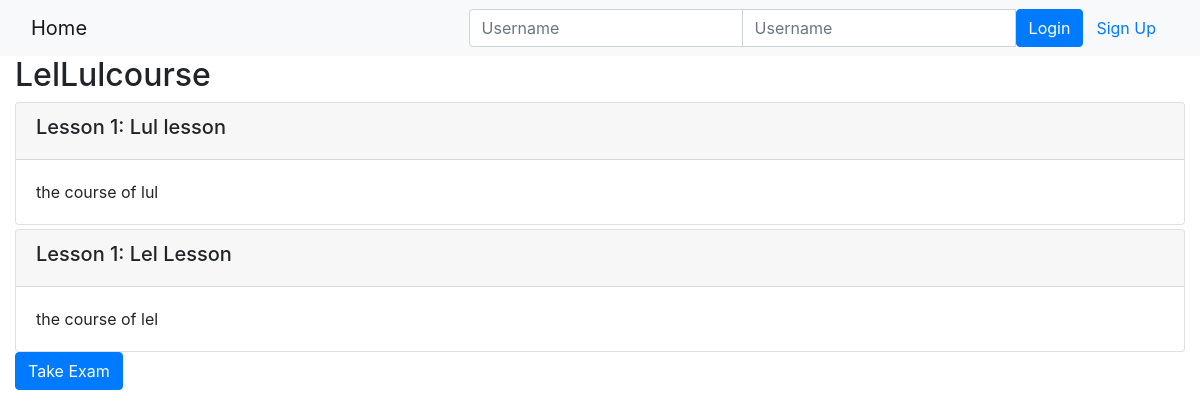
Before: /onlinecourse/1/ with the older database file.
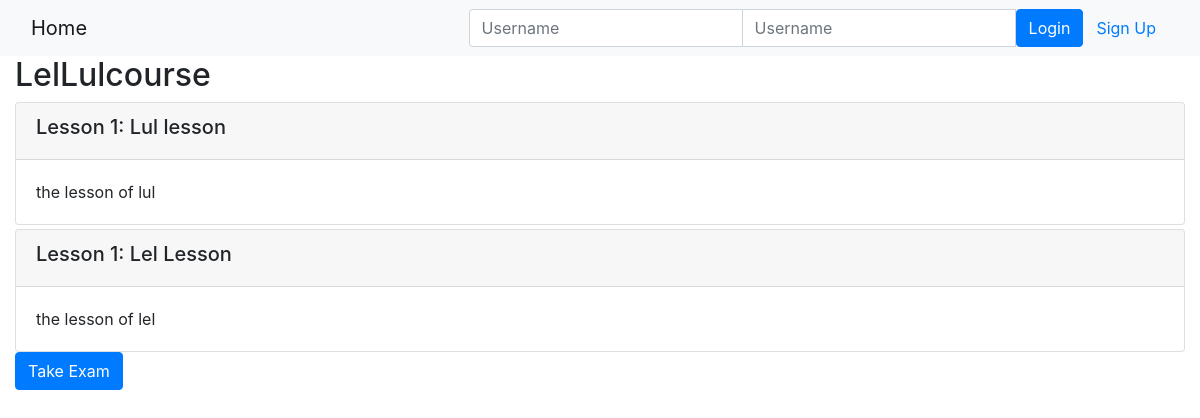
After: the same page with the newer database file.
### onlinecourse/models.py (models this page shows)
class Lesson(models.Model):
    title = models.CharField(max_length=200, default="title")
    order = models.IntegerField(default=0)
    course = models.ForeignKey(Course, on_delete=models.CASCADE)
    content = models.TextField()

### onlinecourse/views.py (the view)
# urls.py: path('<int:pk>/', views.CourseDetailView.as_view(), name='course_details'),
class CourseDetailView(generic.DetailView):
    model = Course
    template_name = 'onlinecourse/course_detail_bootstrap.html'

### onlinecourse/templates/onlinecourse/course_detail_bootstrap.html (shortened to what this page needs)
<!DOCTYPE html>
<html lang="en">
<head>
     {% load static %}
    <link rel="stylesheet" href="https://maxcdn.bootstrapcdn.com/bootstrap/4.5.2/css/bootstrap.min.css">
</head>
<body>
    <nav class="navbar navbar-light bg-light">
        <div class="container-fluid">
            <div class="navbar-header">
                  <a class="navbar-brand" href="{% url 'onlinecourse:index' %}">Home</a>
            </div>
            <ul class="nav navbar-nav navbar-right">
                {% if user.is_authenticated %}
                <li>
                    <a class="btn btn-link" href="#">{{ user.first_name }}({{ user.username }})</a>
                    <a class="btn btn-link" href="{% url 'onlinecourse:logout' %}">Logout</a>
                </li>
                {% else %}
                <li>
                    <form class="form-inline" action="{% url 'onlinecourse:login' %}" method="post">
                        <div class="input-group">
                            <input type="text" class="form-control" placeholder="Username" name="username" >
                            <input type="password" class="form-control" placeholder="Username" name="psw" >
                            <button class="btn btn-primary" type="submit">Login</button>
                            <a class="btn btn-link" href="{% url 'onlinecourse:registration' %}">Sign Up</a>
                        </div>
                    </form>
                </li>
                {% endif %}
            </ul>
        </div>
    </nav>
    <div class="container-fluid">
            <h2>{{ course.name }}</h2>
            <div class="card-columns-vertical">
                {% for lesson in course.lesson_set.all %}
                    <div class="card mt-1">
                        <div class="card-header"><h5>Lesson {{lesson.order|add:1}}: {{lesson.title}}</h5></div>
                        <div class="card-body">{{lesson.content}}</div>
                    </div>
                {% endfor %}
                <a href="#exam" class="btn btn-primary" data-toggle="collapse">Take Exam</a>
            </div>
    </div>
</body>
</html>

Changed rows visible on the page:
changed Lesson "Lul lesson": content "the course of lul" → "the lesson of lul"
changed Lesson "Lel Lesson": content "the course of lel" → "the lesson of lel"
